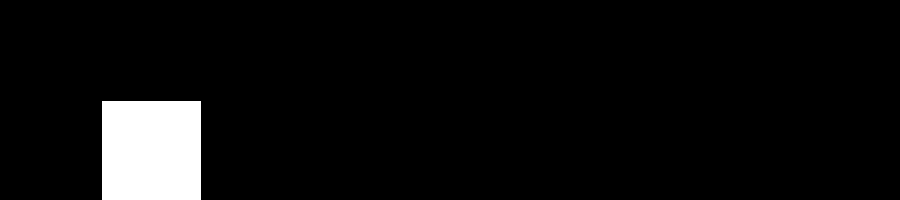
Frame 1 (no input)
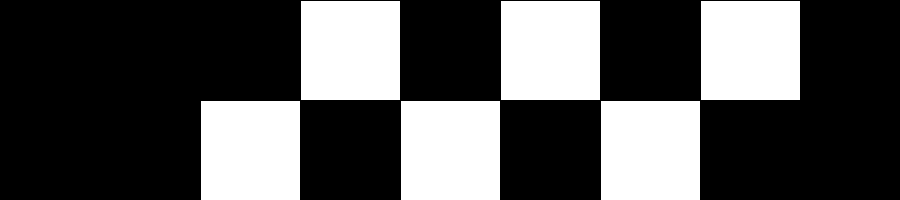
Frame 60 (the mouse pressed at the canvas centre just before this capture)
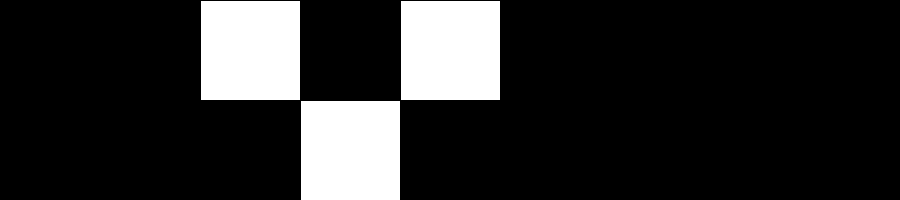
Frame 120 (the mouse held since frame 60 and released just before this capture)

The Processing sketch that drew these frames (run headless with seeded random() and noise(); from frame 60 on, the mouse is pressed at the canvas centre):

// Processing sketch: processing_11494
// ── processing_11494.pde

//ejemplo de modulo con funciones
//chris kairalla

//contador aumenta en 1 cada loop
int counter = 1;
//determina cuatos niveles mas abajo deberan contarse antes de dibujar el otro rect 
int repeat = 2;
//posicion x de rect
int x = 1;
//posicion y de rect
int y = 1;
//ancho de rect
int rectWidth = 100;
//alto de rect
int rectHeight = 100;


void setup(){
 size(900, 200);
background(0); 
frameRate(30);
}

void draw(){
  //usa modulo para crear un loop repetitivo de numeros 
  //cambia repetir para hacer mas filas de rects
  int multNumber = modulo(counter, repeat);
  moveRect(multNumber);
  //dibuja rect
  rect(x, y, rectWidth, rectHeight);
  //resetea si la linea se queda en el ancho de la pantalla 
    if (x > width){
    resetValues();
  }
  increaseCounter();
}

//funcion que devuelve el modulo de dos numeros 
int modulo(int ctr, int _repeat){
 int m = ctr % _repeat;
 return m; 
}

//mueve el rect a la prox posicion 
void moveRect(int multNumber){
   //coloca el siguiente rect justo abajo del ultimo
  y = rectHeight * multNumber;
    //mueve el siguiente rect a la derecha del ultimo rect 
  x += rectWidth; 
}

void increaseCounter(){
   //aumenta contador. Este puede aumentar lo que quiera, y
  //modulo siempre sera un ciclo arriba para repetir el valor 
  counter ++; 
}

void resetValues(){
   background(0);
   x = 100;
   y = 10; 
}
